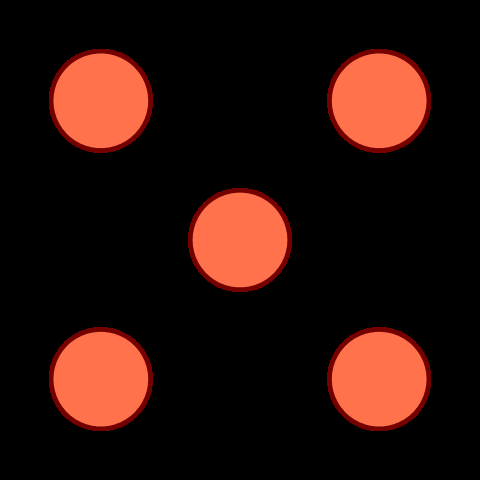
#> input picture dice_five.png, 480 x 480 px
$ python main.py
#> lines starting #> are read from the running program, lines starting #| are printed output that depends on the picture
import cv2
import random

print("Welcome to the dice rolling simulator")


def main():
    global result
    global play_again

    result = random.randint(1, 6)
    play_again = ""


def play_loop():
    global play_again

    play_again = input("Would you like to roll another dice? (Press y for yes, or n for no)").lower()

    while play_again != "y" and play_again != "n":
        play_again = input("Would you like to roll another dice? (Press y for yes, or n for no)").lower()

    if play_again == "y":
        main()
        roll()
    elif play_again == "n":
        print("Thank you for rolling!")
        quit()


def roll():
    global result
    pic_list = ['dice_one.png', 'dice_two.png', 'dice_three.png', 'dice_four.png', 'dice_five.png', 'dice_six.png']
    input("Press enter to roll the dice: ")
    if result == 6:
        result -= 1
    img = cv2.imread(pic_list[result])
#> img is the input picture: shape (480, 480, 3); mean B, G, R 11.6, 17.4, 42.8
    img_resize = cv2.resize(img, (200, 200))
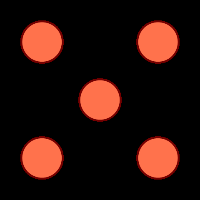
#> img_resize: shape (200, 200, 3); mean B, G, R 11.6, 17.4, 42.8
    win_name = "Result"
    cv2.namedWindow(win_name)
    cv2.moveWindow(win_name, 700, 200)
    cv2.imshow(win_name, img_resize)
    cv2.waitKey(5000)
    cv2.destroyWindow(win_name)
    play_loop()
#> the answer given: n


main()
roll()
#> (the program exits here)
